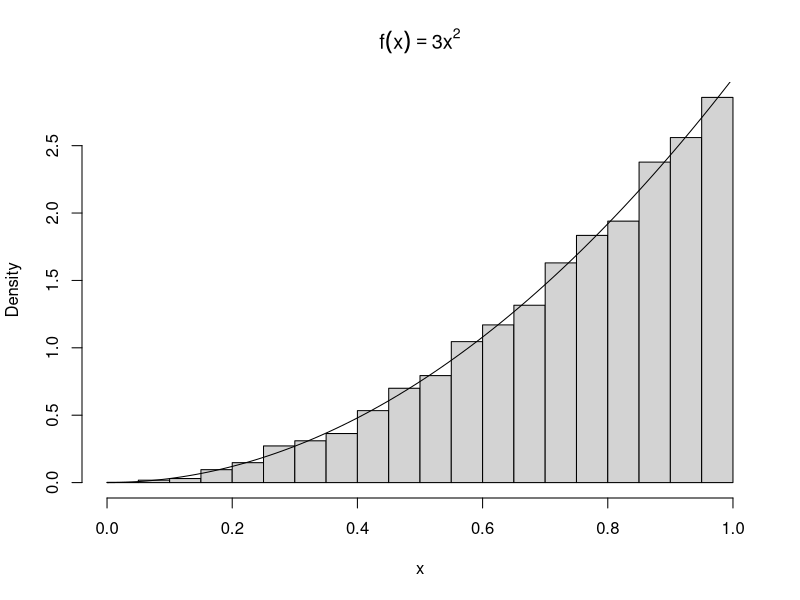
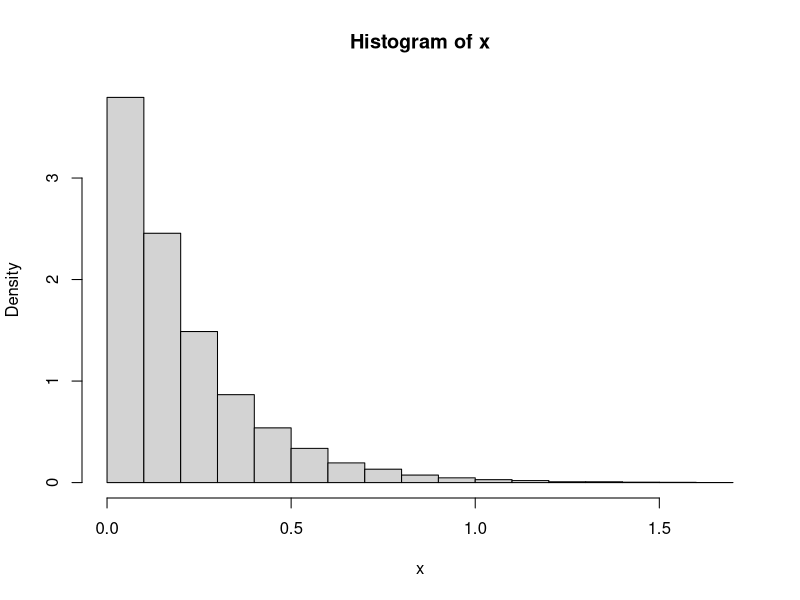
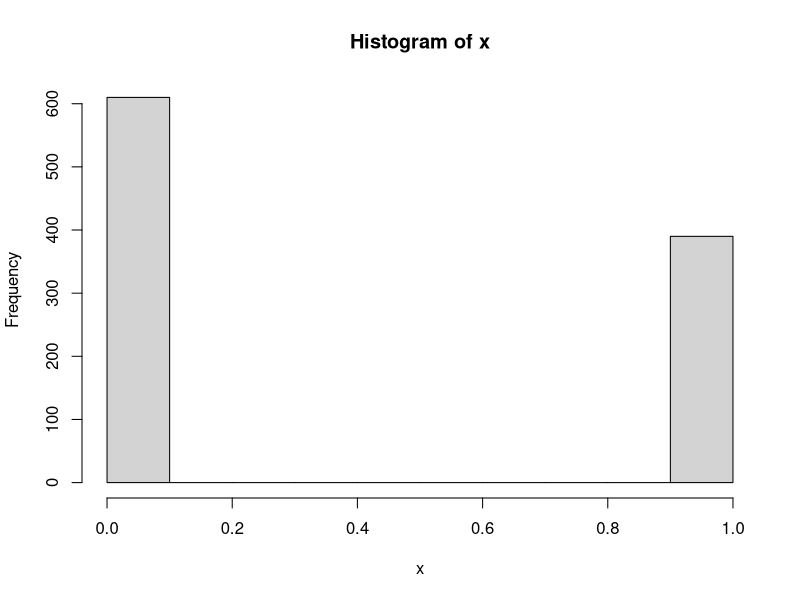
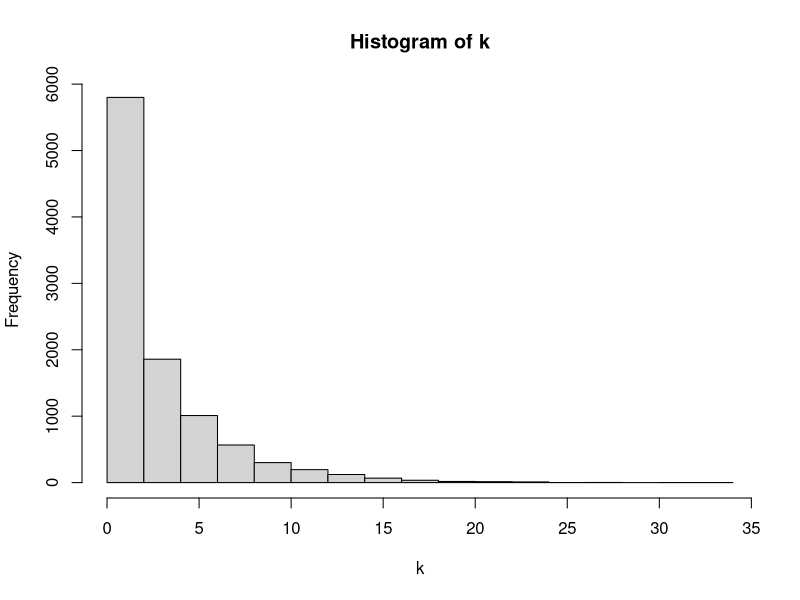
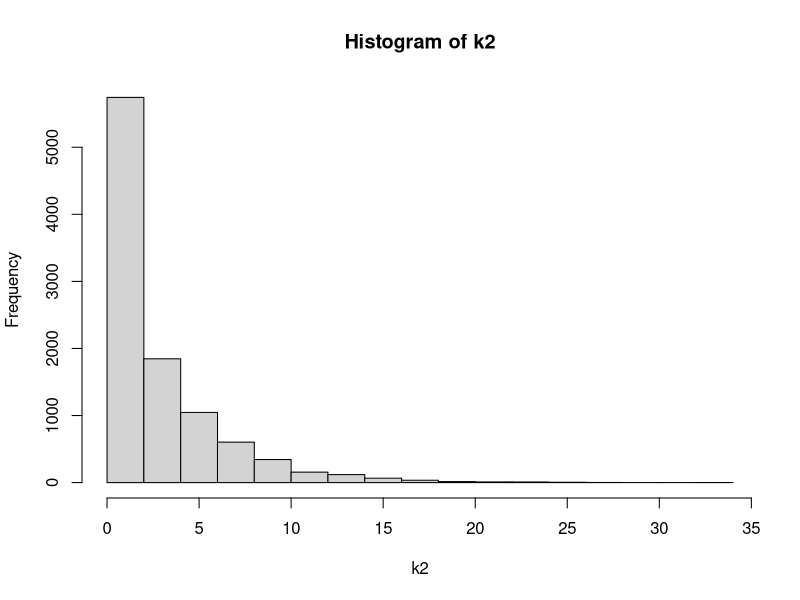
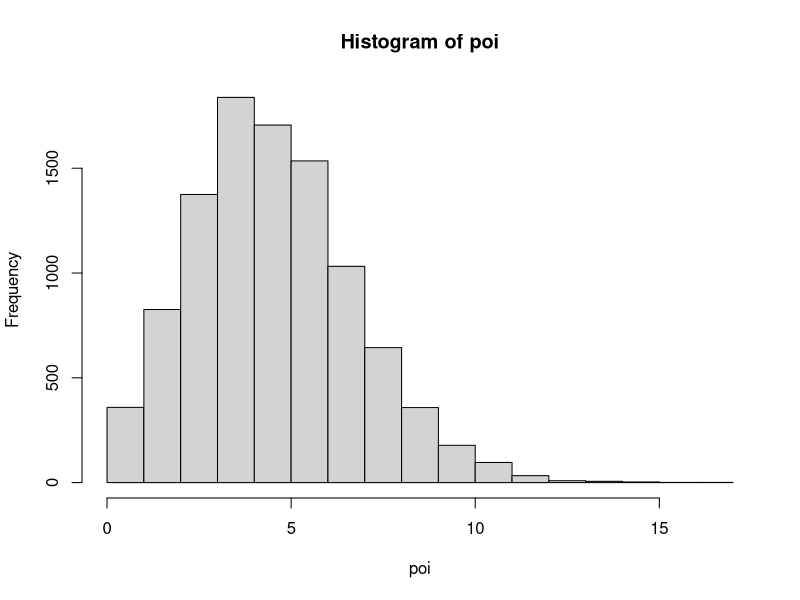
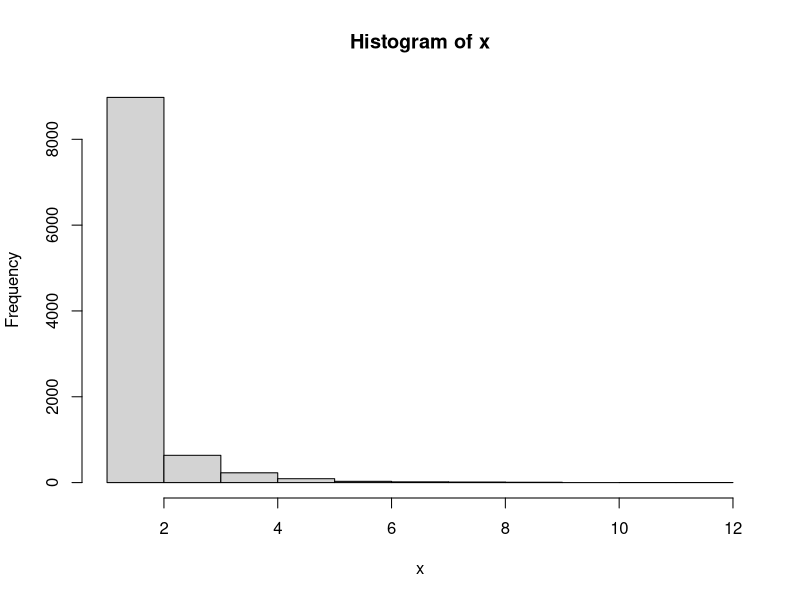
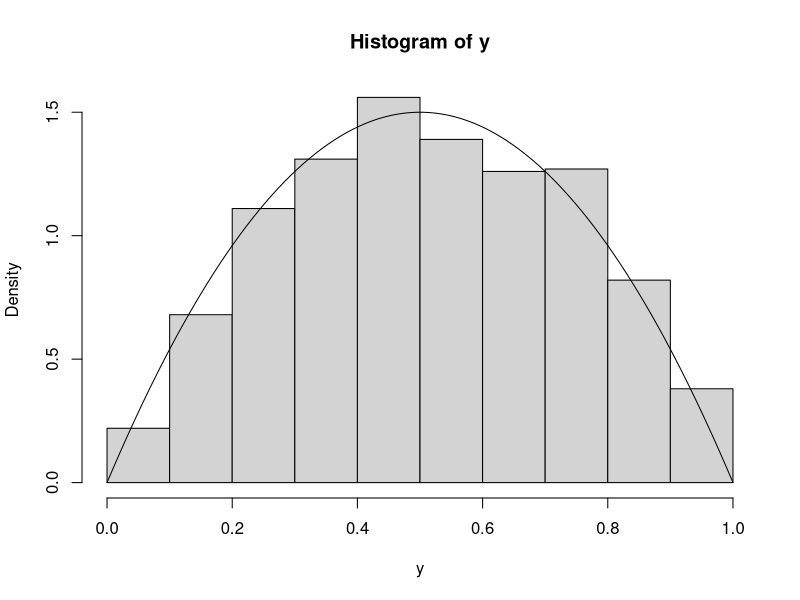

Write R code to recreate these figures, in order. (Note: this script raises an error after producing the figures.)
#3.1
#동전던지기
sample(0:1, size = 10, replace = T)
#로또번호 생성기
sample(1:64, size = 6, replace = F)
#알파벳 생성기
sample(letters)
#다항분포에서 샘플링
x<- sample(1:3, size = 100, replace = TRUE, prob = c(.2,.3,.5))
table(x)

#3.2 역함수 방법으로
#3x^2를 따르는 분포 만들기
n <- 10000
u <- runif(n)
x <- u^(1/3)
hist(x, probability = T, main = expression(f(x) == 3*x^2))
y<-seq(0,1,.01)
lines(y, 3*y^2)

#지수분포 generating 하기
n<-10000
u<-runif(n)
lambda <- 5
x = -log(u)/lambda
hist(x, probability = T)

#이산형의 경우
#Two point distribution 중 하나인
#베르누이 확률변수
n<-1000
p<-0.4
u<-runif(n)
x<-as.integer(u<p) #TRUE의 경우 1, FALSE의 경우 0으로 바꿔라
mean(x)# = p
var(x) # = pq
hist(x)

rbinom(n,size = 1, prob = p)
sample(c(0,1), size = n, replace = T, prob = c(.6,.4))


#기하분포
n<-10000
p<-.25
q<-1-0.25
u<-runif(n)
k<-ceiling(log(1-u) / log(q))-1
hist(k)
k2<-floor(log(u) / log(q))
hist(k2)

#포아송분포
poi = rpois(n,5)
hist(poi)

#logarithmic distribution
rlogarithmic <- function(n, theta) {
  #returns a random logarithmic(theta) sample size n
  u<- runif(n)
  #set the initial length of cdf vector
  N<- ceiling(-16 / log10(theta))
  k<- 1:N
  a<- -1/log(1-theta)
  fk<- exp(log(a) + k * log(theta) - log(k))
  Fk<- cumsum(fk)
  x<- integer(n)
  for (i in 1:n) {
    x[i] <- as.integer(sum(u[i]>Fk)) #Fˆ{-1}(u)-1
    while (x[i] == N) {
      #if x==N we need to extend the cdf
      #very unlikely because N is large
      logf <- log(a) + (N+1)*log(theta) - log(N+1)
      fk<- c(fk, exp(logf))
      Fk<- c(Fk, Fk[N] + fk[N+1])
      N<- N+1
      x[i] <- as.integer(sum(u[i] > Fk))
    }
  }
  x+1
}

ceiling(-16 / log10(0.4))

n<-10000
thetaa<- 0.5
x<- rlogarithmic(n, thetaa)
#compute density of logarithmic(theta) for comparison
hist(x)
p<- -1 / log(1-thetaa) * thetaa^k/k # 진짜 로가디믹 분포의 값
se<- sqrt(p*(1-p)/n) #standard error

round(rbind(table(x)/n, p, se),3)# 반올림

unique(x)


#3.3 The Acceptance-Rejection Method
#승인-기각 방법으로 generating
n<- 1000
k<- 0#승인된 카운터
j<- 0#반복
y<- numeric(n)
while (k < n) {
  u<- runif(1)
  j<- j+1
  x<- runif(1) #random variate from g
  if (2 * (x * (1-x)) > u){
    #we accept x
    k<- k+1
    y[k]<- x
  }
}
j
k
y
hist(y, probability = T)
o<-seq(0,1,length = 100)
lines(o, 6 * o *(1-o))

#경험적인 퍼센트 vs 이론적인 퍼센트
p<- seq(.1,.9,.1)
Qhat<- quantile(y,p)
Q<- qbeta(p,2,2)#quantiles of sample
se<- sqrt(p * (1-p) / (n * dbeta(Q,2,2)^2))#theoretical quantiles
round(rbind(Qhat, Q, se), 3)

#Transformation Methods
#Beta distribution(베타분포)
n<-1000
a<-3
b<-2
u<- rgamma(n, shape = a, rate = 1)
v<- rgamma(n, shape = b, rate = 1)
x<- u / (u + v)
hist(x)

q<- qbeta(ppoints(n), a, b)
qqplot(q, x, cex=0.25, xlab = "Beta(3,2)", ylab = "Sample")
abline(0,1)

#Logarthmic dist. , more efficient generator
n<- 1000
theta <- .5
u<- runif(n)#generate logarithmic sample
v<- runif(n)
x<- floor(1 + log(v) / log(1-(1-theta)^u))
hist(x)
k<- 1:max(x)#calc. logarithmic probs.
p<- -1/log(1 - theta) * theta^k / k
se<- sqrt(p*(1-p)/n)
p.hat<- tabulate(x)/n
#확인
round(rbind(p.hat, p, se), 3)
#옛날에 만들었던거 efficient하게 바꾼 버전
rlogarithmic<- function(n, theta){
  stopifnot(all(theta>0 & theta <1))
  th<- rep(theta, length = n)
  u<-runif(n)
  v<-runif(n)
  x<- floor(1 + log(v) / log(1-(1-th)^u))
  return(x)
}

#Chisquare
n<-1000
nu<- 2
X<- matrix(rnorm(n*nu), n, nu)^2 #matrix of sq. normals
Y<- rowSums(X)
y<- apply(X, MARGIN = 1, FUN = sum)
mean(y)
mean(y^2)

#Convolutions and Mixtures
n<- 1000
x1<- rgamma(n,2,2)
x2<- rgamma(n,2,4)
s<- x1 + x2 #Convolutions
u<- runif(n)
k<- as.integer(u > 0.5)
x<- k * x1 + (1-k) * x2 #Mixture
par(mfcol = c(1,2))
hist(s, probability = T, xlim = c(0,5), ylim = c(0,1))
hist(x, probability = T, xlim = c(0,5), ylim = c(0,1))

#Mixture of several gamma dist.
par(mfcol = c(1,1))
n<- 5000
k<- sample(1:5, size = n, replace = T, prob = (1:5)/15)
rate<- 1/k
x<- rgamma(n, shape = 3, rate = rate)
plot(density(x), xlim = c(0,40), ylim=c(0,.3), lwd=3, xlab = "x", main = "")
for (i in 1:5) {
  lines(density(rgamma(n,3,1/i)))
}

#plot density of mixture
f<- function(x, lambda, theta){
  #density of the mixture at the point x
  sum(dgamma(x,3,lambda) * theta)
}
x<- seq(0,8,length=200)
dim(x) <- length(x)
lambda<- c(1,1.5,2,2.5,3)
p=c(.1,.2,.2,.3,.2)
y<- apply(x,1,f,lambda=lambda, theta=p)

plot(x,y,type = "l", ylim = c(0,.85), lwd=3, ylab = "Density")
for (j in 1:5) {
  y<- apply(x, 1, dgamma, shape=3, rate=lambda[j])
  lines(x,y)
}

#Poisson-Gamma mixture, continuous mixture
n<-1000; r<-4; beta<-3
lambda <- rgamma(n,r,beta)
x<-rpois(n, lambda)
mix<-tabulate(x+1)/n
negbin<-round(dnbinom(0:max(x), r, beta/(1+beta)),3)
se<- sqrt(negbin * (1-negbin)/n)
round(rbind(mix,negbin,se),3)

#Multivariate Normal Dist.
Z<- matrix(rnorm(n*d), nrow = n, ncol = d)
X<- Z %*% Q + matrix(mu,n,d,byrow = T)

#Spectral decomposition method for generating N_d samples
mu<-c(0,0)
Sigma<- matrix(c(1,.9,.9,1), nrow = 2, ncol = 2)
rmvn.eigen<- function(n, mu, Sigma) {
  d<- length(mu)
  ev<- eigen(Sigma, symmetric = T)
  lambda<- ev$values
  V<- ev$vectors
  R<- V %*% diag(sqrt(lambda)) %*% t(V)
  Z<- matrix(rnorm(n*d), nrow = n, ncol = d)
  X<- (Z %*% R) + matrix(mu, n, d, byrow = T)
  X
}
#generate the sample
X<- rmvn.eigen(1000, mu, Sigma)
plot(X, xlab = "x", ylab = "y", pch = 20)

#SVD Method of generating N_d samples
rmvn.svd<- function(n, mu, Sigma){
  d<- length(mu)
  S<- svd(Sigma)
  R<- S$u %*% diag(sqrt(S$d))
  Z<- matrix(rnorm(n*d), nrow = n, ncol = d)
  X<- Z %*% R + matrix(mu, n, d, byrow = T)
  X
}

#Choleski factorization method
rmvn.Choleski<- function(n, mu, Sigma){
  d<- length(mu)
  Q<- chol(Sigma)
  Z<- matrix(rnorm(n*d), nrow = n, ncol = d)
  X<- Z %*% Q + matrix(mu, n, d, byrow = T)
  X
}

y<- subset(x=iris, Species == "virginica")[, 1:4]
mu<- colMeans(y)
Sigma<- cov(y)
mu

Sigma

X<- rmvn.Choleski(200, mu, Sigma)
pairs(X)

#Comparing Performance of Generators
library(MASS); library(mvtnorm)
n<- 100
N<-2000
d=30
mu<- numeric(d)
#안됨ㅋㅋ

runif.sphere<- function(n, d){
  M<- matrix(rnorm(n*d), nrow = n, ncol = d)
  L<- apply(M, MARGIN = 1,
            FUN = function(x){sqrt(sum(x*x))})
  D<- diag(1/L)
  U<- D %*% M
  U
}

#Mixtures of Multivariate Normals
library(MASS)
loc.mix.0<- function(n,p,mu1,mu2,Sigma){
  X<- matrix(0,n,2)
  for (i in 1:n) {
    k<- rbinom(1, size = 1, prob = p)
    if(k)
      X[i,]<- mvrnorm(1, mu = mu1, Sigma) else
        X[i,]<- mvrnorm(1,mu=mu2, Sigma)
  }
}

loc.mix<- function(n,p,mu1,mu2,Sigma) {
  n1<- rbinom(1,size = n, prob = p); n2<- n - n1
  x1<- mvrnorm(n1, mu= mu1, Sigma)
  x2<- mvrnorm(n2, mu=mu2, Sigma)
  X<- rbind(x1,x2)
  return(X[sample(1:n),])
}



#Generating variate on a sphere
X<- runif.sphere(200,2)
par(pty="s")
plot(X, xlab = bquote(x[1]), ylab = bquote(x[2]))
par(pty = "m")
plot(X, xlab = bquote(x[1]), ylab = bquote(x[2]))

